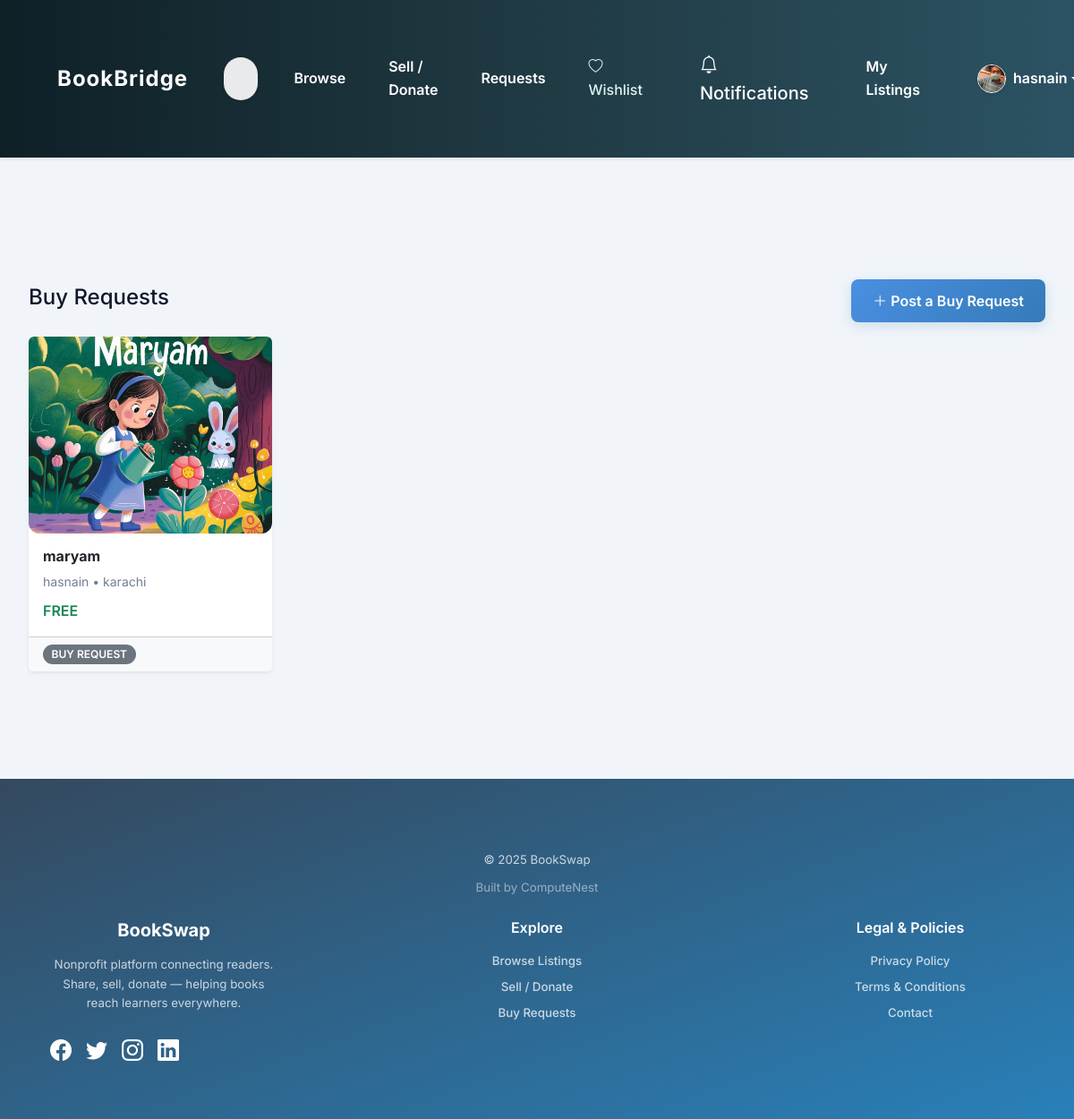
The page /books/buy-requests (signed in) on the database its author committed.
### app/models.py (models this page shows, shortened)
class User(db.Model, UserMixin):
    id = db.Column(db.Integer, primary_key=True)
    name = db.Column(db.String(140), nullable=False)
    email = db.Column(db.String(140), unique=True, nullable=False, index=True)
    phone = db.Column(db.String(32), nullable=False)
    password_hash = db.Column(db.String(256), nullable=False)
    created_at = db.Column(db.DateTime, default=datetime.utcnow)
    avatar_file = db.Column(db.String(200), default=None)
    listings = db.relationship("Book", backref="owner", lazy="dynamic", cascade="all,delete")
    reviews = db.relationship("Review", backref="author", lazy="dynamic", cascade="all,delete")
    wishlist = db.relationship("Wishlist", backref="user", lazy="dynamic", cascade="all,delete")
    donations = db.relationship("Donation", backref="donor", lazy="dynamic", cascade="all,delete")

class BuyRequest(db.Model):
    id = db.Column(db.Integer, primary_key=True)
    title = db.Column(db.String(260), nullable=False)
    author = db.Column(db.String(200))
    details = db.Column(db.Text)
    budget = db.Column(db.Numeric(10, 2))
    is_free = db.Column(db.Boolean, default=False)
    location = db.Column(db.String(140))
    image_file = db.Column(db.String(200))
    created_at = db.Column(db.DateTime, default=datetime.utcnow)
    user_id = db.Column(db.Integer, db.ForeignKey("user.id"), nullable=False)
    user = db.relationship("User", backref="buy_requests")  # This is enough

### app/books/routes.py (the view)
@books_bp.route("/buy-requests")
def buy_requests():
    requests = BuyRequest.query.order_by(BuyRequest.created_at.desc()).limit(50).all()
    return render_template("books/buy_requests.html", requests=requests)

### app/models.py (called while the page is built)
@login_manager.user_loader
def load_user(user_id):
    return User.query.get(int(user_id))

### app/templates/books/buy_requests.html (shortened to what this page needs)
{% extends 'base.html' %}
{% block content %}
<div class="container py-5">
  <div class="d-flex justify-content-between align-items-center mb-3">
    <h4>Buy Requests</h4>
    {% if current_user.is_authenticated %}
      <a class="btn btn-primary" href="{{ url_for('books.create_buyrequest') }}">
        <i class="bi bi-plus-lg me-1"></i>Post a Buy Request
      </a>
    {% endif %}
  </div>
  <div class="row g-3">
    {% for r in requests %}
      <div class="col-sm-6 col-md-4 col-lg-3">
        <div class="card h-100 shadow-sm border-0">
          <img src="{{ url_for('static', filename='uploads/' ~ r.image_file) if r.image_file else url_for('static', filename='img/sample_book.jpg') }}"
               class="card-img-top rounded-top"
               style="height:220px; object-fit:cover"
               alt="{{ r.title }}">
          <div class="card-body">
            <h6 class="fw-bold text-dark">{{ r.title }}</h6>
            <div class="small text-muted">{{ r.author or '—' }} • {{ r.location or '—' }}</div>
            <div class="mt-2 fw-semibold">
              {% if r.budget %}
                Rs {{ '%.0f'|format(r.budget) }}
              {% else %}
                <span class="text-success">FREE</span>
              {% endif %}
            </div>
          </div>
          <div class="card-footer d-flex justify-content-between small bg-light">
            <span class="badge bg-secondary">Buy Request</span>
          </div>
        </div>
      </div>
    {% else %}
      <div class="text-muted">No buy requests yet.</div>
    {% endfor %}
  </div>
</div>
{% endblock %}

### app/templates/navbar.html (shortened to what this page needs)
<nav class="navbar navbar-expand-lg sticky-top shadow-sm bg-gradient-navbar py-3">
  <div class="container">
    <a class="navbar-brand fw-bold fs-4 text-white" href="{{ url_for('main.index') }}">
      BookBridge
    </a>
    <div class="collapse navbar-collapse" id="navMain">
      <form class="d-flex ms-lg-4 my-2 my-lg-0 w-100 w-lg-auto" role="search" action="{{ url_for('books.browse') }}">
        <input class="form-control rounded-pill border-0 shadow-sm"
               type="search"
               name="q"
               placeholder="Search books..."
               aria-label="Search"
               value="{{ request.args.get('q','') }}">
      </form>
      <ul class="navbar-nav ms-auto align-items-lg-center">
        <li class="nav-item"><a class="nav-link text-white fw-semibold" href="{{ url_for('books.browse') }}">Browse</a></li>
        <li class="nav-item"><a class="nav-link text-white fw-semibold" href="{{ url_for('books.create_book') }}">Sell / Donate</a></li>
        <li class="nav-item"><a class="nav-link text-white fw-semibold" href="{{ url_for('books.buy_requests') }}">Requests</a></li>
        {% if current_user.is_authenticated %}
          <li class="nav-item">
  <a class="nav-link" href="{{ url_for('account.wishlist') }}">
    <i class="bi bi-heart"></i> Wishlist
  </a>
</li>
          <li class="nav-item ms-lg-3 position-relative">
            <a class="nav-link text-white fs-5" href="{{ url_for('account.notifications') }}" title="Notifications">
              <i class="bi bi-bell"></i> Notifications
            </a>
          </li>
          <li class="nav-item ms-lg-3">
            <a class="nav-link text-white fw-semibold" href="{{ url_for('account.my_listings') }}">My Listings</a>
          </li>
          <li class="nav-item dropdown ms-lg-3">
            <a class="nav-link dropdown-toggle d-flex align-items-center text-white" href="#" role="button" data-bs-toggle="dropdown">
              {% set avatar = current_user.avatar_file %}
              <img src="{{ url_for('static', filename='avatars/' ~ avatar) if avatar else url_for('static', filename='img/avatar-placeholder.png') }}"
                   class="rounded-circle me-2 border border-white shadow-sm" alt="Avatar" width="32" height="32">
              <span class="fw-semibold">{{ current_user.name.split(' ')[0] }}</span>
            </a>
          </li>
        {% else %}
          <li class="nav-item ms-lg-2"><a class="btn btn-outline-light btn-sm rounded-pill" href="{{ url_for('auth.login') }}">Login</a></li>
          <li class="nav-item ms-lg-2"><a class="btn btn-outline-light btn-sm rounded-pill" href="{{ url_for('auth.signup') }}">Sign Up</a></li>
        {% endif %}
      </ul>
    </div>
  </div>
</nav>

### app/static/css/style.css (style rules this page uses)
* { box-sizing: border-box; margin: 0; padding: 0; }
body { background-color: #f4f4f7; color: #222; font-family: 'Inter', 'Poppins', sans-serif; line-height: 1.6; min-height: 100vh; font-size: 16px; transition: background-color 0.3s ease; }
.container { max-width: 1440px; margin: 0 auto; padding: 2rem; }
.navbar { background: linear-gradient(90deg, #0f2027, #203a43, #2c5364); box-shadow: 0 4px 10px rgba(0, 0, 0, 0.05); padding: 1rem 2rem; display: flex; align-items: center; justify-content: space-between; position: sticky; top: 0; z-index: 999; }
.navbar .navbar-brand { font-weight: 700; font-size: 1.75rem; color: #ffffff; letter-spacing: 1px; transition: color 0.3s ease; }
.navbar .nav-link { color: #e0f2f1; margin-left: 2rem; font-weight: 500; transition: all 0.2s ease; }
.navbar input.form-control { background-color: rgba(255, 255, 255, 0.9); border: 1px solid #cbd5e1; border-radius: 8px; padding: 0.75rem 1.2rem; transition: box-shadow 0.3s ease, border-color 0.3s ease; }
.btn-primary { background: linear-gradient(135deg, #4a90e2, #357ab8); border: none; color: #fff; font-weight: 600; padding: 0.75rem 1.5rem; border-radius: 8px; box-shadow: 0 4px 15px rgba(53, 122, 184, 0.2); cursor: pointer; transition: all 0.2s ease; }
img { max-width: 100%; border-radius: 12px; object-fit: cover; transition: transform 0.3s ease, filter 0.3s ease; }
input, textarea, select { border-radius: 8px; border: 1px solid #cbd5e1; padding: 0.75rem 1rem; transition: border-color 0.3s, box-shadow 0.3s; }
a { color: #3182ce; text-decoration: none; transition: color 0.3s; }
.text-muted { color: #718096 !important; }
.mt-2 { margin-top: 0.5rem !important; }
.mb-3 { margin-bottom: 1rem !important; }
.badge { border-radius: 12px; padding: 0.4em 0.8em; font-weight: 600; font-size: 0.75rem; text-transform: uppercase; transition: all 0.25s ease; }

### app/templates/base.html (style rules this page uses)
body { font-family: 'Inter', system-ui, -apple-system, "Segoe UI", Roboto, "Helvetica Neue", Arial, sans-serif; background-color: #f1f5f9; color: #0f172a; scroll-behavior: smooth; }

### rows shown on the page
User: avatar_file (picture), name "hasnain"
BuyRequest: image_file (picture), title "maryam", author "hasnain", location "karachi", shows "FREE"
